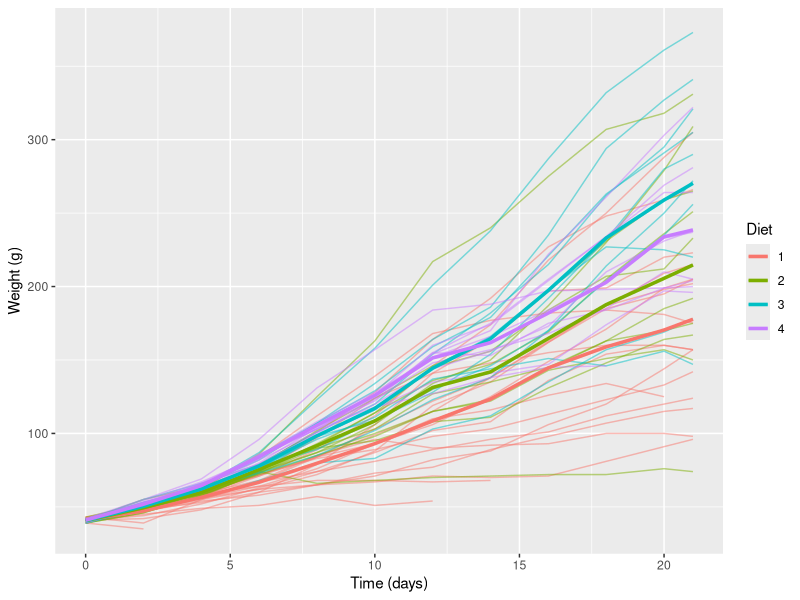
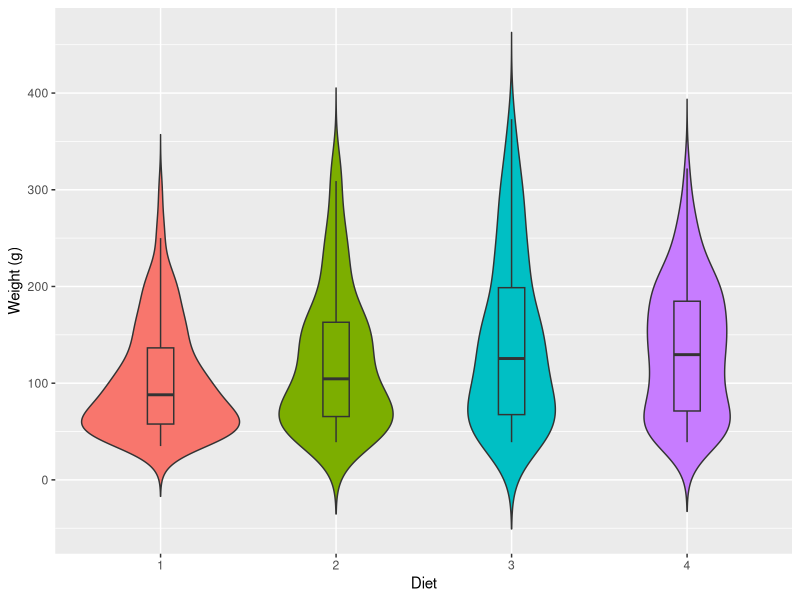
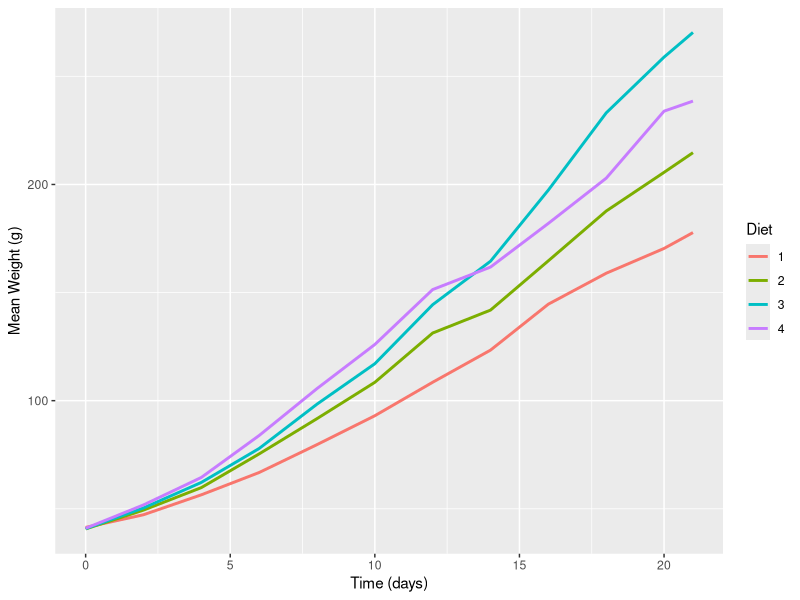

These figures' R source, in order:
## ---- chunk 1
knitr::opts_chunk$set(
  collapse = TRUE,
  comment = "#>"
)
include_solutions <- TRUE
## ---- chunk 2
# Put any library imports and other preamble here.
require(rmarkdown)
require(knitr)
require(kableExtra)

library(dplyr)
library(ggplot2)

## ---- chunk 3
#| label: data-load
# Load dataset and perform basic checks

data("ChickWeight", package = "datasets")
head(ChickWeight)
## ---- chunk 4
#| label: tbl-summary
#| tbl-cap: "Summary statistics of ChickWeight by Diet and Time."
summary_tbl <- ChickWeight |>
  group_by(Diet, Time) |>
  summarise(n = n(),
            mean_wt = mean(weight),
            sd_wt   = sd(weight),
            .groups = "drop")
knitr::kable(head(summary_tbl, 12), align = "r")

## ---- chunk 5
#| label: code-preprocess
#| code-fold: true
#| code-summary: "Show/Hide preprocessing code"
df <- ChickWeight |>
  dplyr::mutate(
    Diet = factor(Diet),
    Chick = factor(Chick)
  )
stopifnot(!any(is.na(df$weight)))

## ---- chunk 6
#| label: fig-trajectory
#| fig-cap: "Chick growth trajectories over time, coloured by diet; bold lines show diet-specific means."
#| fig-width: 8
#| fig-height: 5
#| echo: false
library(ggplot2)
ggplot(df, aes(Time, weight, group = Chick, color = Diet)) +
  geom_line(alpha = 0.5) +
  stat_summary(aes(group = Diet), fun = mean, geom = "line", linewidth = 1.2) +
  labs(x = "Time (days)", y = "Weight (g)")
## ---- chunk 7
#| label: fig-subplots
#| fig-cap: "Diet-wise weight distributions (left) and mean growth trajectories (right)."
#| fig-subcap:
#|   - "Weight distribution by diet"
#|   - "Diet-specific mean trajectories"
#| layout-ncol: 2
#| fig-width: 8
#| fig-height: 4

p1 <- ggplot(df, aes(Diet, weight, fill = Diet)) +
  geom_violin(trim = FALSE) +
  geom_boxplot(width = 0.15, outlier.shape = NA) +
  labs(x = "Diet", y = "Weight (g)") +
  theme(legend.position = "none")

p2 <- df |>
  dplyr::group_by(Diet, Time) |>
  dplyr::summarise(mean_wt = mean(weight), .groups = "drop") |>
  ggplot(aes(Time, mean_wt, color = Diet)) +
  geom_line(linewidth = 1) +
  labs(x = "Time (days)", y = "Mean Weight (g)")

list(p1, p2)
## ---- chunk 8
#| label: tbl-model
#| tbl-cap: "Linear model summary for `weight ~ Time * Diet`."
#| echo: false
fit <- lm(weight ~ Time * Diet, data = df)
coef_tbl <- broom::tidy(fit)
knitr::kable(coef_tbl, digits = 3)
## ---- chunk 9
#| label: code-hidden-example
#| echo: false
median_wt <- median(df$weight)
cat(sprintf("Median weight (hidden code, output only): %.1f g", median_wt))
## ---- chunk 10
#| label: code-shown-example
#| echo: true
summary(df$weight)
